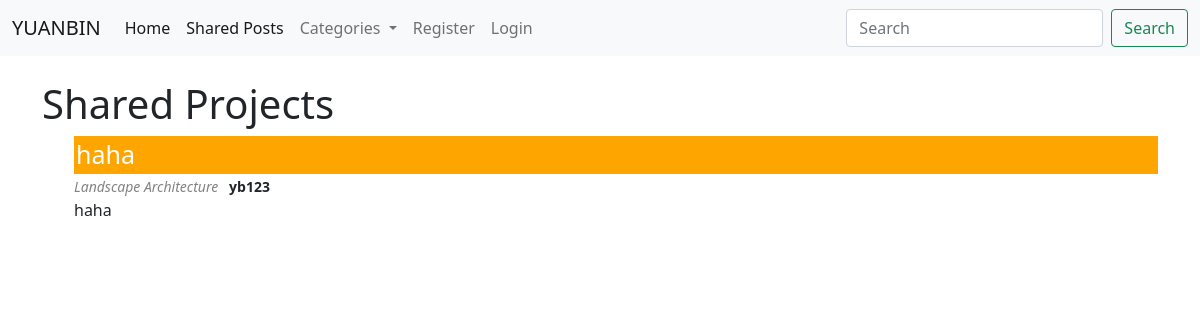
/shared_projects, run on the app's committed database.
### portfolio/models.py (models this page shows, shortened)
class Project(models.Model):
    title = models.CharField(max_length=255)
    image = models.ImageField(blank=True, null = True, upload_to = "images/")
    author = models.ForeignKey(User, on_delete=models.CASCADE, related_name="projects")
    content = RichTextField(blank = True, null = True)
    timestamp = models.DateTimeField(auto_now_add=True)
    category = models.CharField(max_length=255,default = 'Landscape Architecture')
    likes = models.ManyToManyField(User, related_name="likers")
    summary = models.CharField(max_length=255,blank = True, null = True)

### portfolio/views.py (the view)
def SharedProjectView(request):
    superuser = User.objects.filter(is_superuser=True).first()
    projects = Project.objects.exclude(author=superuser)
    categories = Category.objects.all()
    return render(request, "shared_projects.html", {
        "projects": projects,
        "categories": categories
    })

### portfolio/models.py (called while the page is built)
    def __str__(self):
        return f'{self.category}'

### portfolio/templates/shared_projects.html (shortened to what this page needs)
{% extends 'layout.html' %}
{% block content %}
    <h1>Shared Projects</h1>
    <ul>
    {% for project in projects %}
        <li><div class="title"><a class="title" href="{% url 'detail' project.pk %}">{{project.title}} </a></div>
            <small> <i><a class="category" href="{% url 'category' project.category %}">{{project.category}} </a>&nbsp</i>
                {%if project.author.first_name and project.author.last_name%}
                <b>{{project.author.first_name}} {{project.author.last_name}}</b>
                {% else %}
                <b>{{project.author}}</b>
                {% endif %}
            </small>
            <br/>
            {{project.summary}}
        </li>
        <br>
    {% endfor %}
    </ul>
{% endblock %}

### portfolio/static/styles.css (style rules this page uses)
ul li { list-style: none; }
a.title { text-decoration: none; color: rgb(255, 255, 255); }
a.category { color: rgb(131, 131, 131); text-decoration: none; }
div.title { font-size: 25px; padding-left: 2px; background-color: orange; width: 100%; display: flex; }

### data on the page
Project: title "haha", category "Landscape Architecture", author "yb123", summary "haha"
